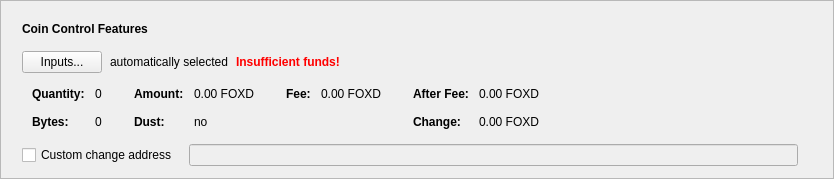
      <widget class="QFrame" name="frameCoinControl">
       <property name="sizePolicy">
        <sizepolicy hsizetype="Expanding" vsizetype="Fixed">
         <horstretch>0</horstretch>
         <verstretch>0</verstretch>
        </sizepolicy>
       </property>
       <property name="frameShape">
        <enum>QFrame::StyledPanel</enum>
       </property>
       <property name="frameShadow">
        <enum>QFrame::Raised</enum>
       </property>
       <layout class="QVBoxLayout" name="verticalLayout_2">
        <item>
         <layout class="QVBoxLayout" name="verticalLayoutCoinControl" stretch="0,0,0,0,0">
          <property name="spacing">
           <number>0</number>
          </property>
          <property name="sizeConstraint">
           <enum>QLayout::SetDefaultConstraint</enum>
          </property>
          <property name="leftMargin">
           <number>10</number>
          </property>
          <property name="topMargin">
           <number>10</number>
          </property>
          <item>
           <layout class="QHBoxLayout" name="horizontalLayoutCoinControl1">
            <property name="bottomMargin">
             <number>15</number>
            </property>
            <item>
             <widget class="QLabel" name="labelCoinControlFeatures">
              <property name="sizePolicy">
               <sizepolicy hsizetype="Preferred" vsizetype="Maximum">
                <horstretch>0</horstretch>
                <verstretch>0</verstretch>
               </sizepolicy>
              </property>
              <property name="font">
               <font>
                <weight>75</weight>
                <bold>true</bold>
               </font>
              </property>
              <property name="styleSheet">
               <string notr="true">font-weight:bold;</string>
              </property>
              <property name="text">
               <string>Coin Control Features</string>
              </property>
             </widget>
            </item>
           </layout>
          </item>
          <item>
           <layout class="QHBoxLayout" name="horizontalLayoutCoinControl2" stretch="0,0,0,0">
            <property name="spacing">
             <number>8</number>
            </property>
            <property name="bottomMargin">
             <number>10</number>
            </property>
            <item>
             <widget class="QPushButton" name="pushButtonCoinControl">
              <property name="styleSheet">
               <string notr="true"/>
              </property>
              <property name="text">
               <string>Inputs...</string>
              </property>
              <property name="autoDefault">
               <bool>false</bool>
              </property>
             </widget>
            </item>
            <item>
             <widget class="QLabel" name="labelCoinControlAutomaticallySelected">
              <property name="text">
               <string>automatically selected</string>
              </property>
              <property name="margin">
               <number>5</number>
              </property>
             </widget>
            </item>
            <item>
             <widget class="QLabel" name="labelCoinControlInsuffFunds">
              <property name="font">
               <font>
                <weight>75</weight>
                <bold>true</bold>
               </font>
              </property>
              <property name="styleSheet">
               <string notr="true">color:red;font-weight:bold;</string>
              </property>
              <property name="text">
               <string>Insufficient funds!</string>
              </property>
              <property name="margin">
               <number>5</number>
              </property>
             </widget>
            </item>
            <item>
             <spacer name="horizontalSpacerCoinControl">
              <property name="orientation">
               <enum>Qt::Horizontal</enum>
              </property>
              <property name="sizeHint" stdset="0">
               <size>
                <width>40</width>
                <height>1</height>
               </size>
              </property>
             </spacer>
            </item>
           </layout>
          </item>
          <item>
           <widget class="QWidget" name="widgetCoinControl" native="true">
            <property name="sizePolicy">
             <sizepolicy hsizetype="Preferred" vsizetype="Preferred">
              <horstretch>0</horstretch>
              <verstretch>0</verstretch>
             </sizepolicy>
            </property>
            <property name="minimumSize">
             <size>
              <width>0</width>
              <height>0</height>
             </size>
            </property>
            <property name="styleSheet">
             <string notr="true"/>
            </property>
            <layout class="QHBoxLayout" name="horizontalLayoutCoinControl5">
             <property name="leftMargin">
              <number>0</number>
             </property>
             <property name="topMargin">
              <number>0</number>
             </property>
             <property name="rightMargin">
              <number>0</number>
             </property>
             <property name="bottomMargin">
              <number>0</number>
             </property>
             <item>
              <layout class="QHBoxLayout" name="horizontalLayoutCoinControl3" stretch="0,0,0,1">
               <property name="spacing">
                <number>20</number>
               </property>
               <property name="topMargin">
                <number>0</number>
               </property>
               <property name="bottomMargin">
                <number>10</number>
               </property>
               <item>
                <layout class="QFormLayout" name="formLayoutCoinControl1">
                 <property name="horizontalSpacing">
                  <number>10</number>
                 </property>
                 <property name="verticalSpacing">
                  <number>14</number>
                 </property>
                 <property name="leftMargin">
                  <number>10</number>
                 </property>
                 <property name="topMargin">
                  <number>4</number>
                 </property>
                 <property name="rightMargin">
                  <number>6</number>
                 </property>
                 <item row="0" column="0">
                  <widget class="QLabel" name="labelCoinControlQuantityText">
                   <property name="font">
                    <font>
                     <weight>75</weight>
                     <bold>true</bold>
                    </font>
                   </property>
                   <property name="text">
                    <string>Quantity:</string>
                   </property>
                   <property name="margin">
                    <number>0</number>
                   </property>
                  </widget>
                 </item>
                 <item row="0" column="1">
                  <widget class="QLabel" name="labelCoinControlQuantity">
                   <property name="cursor">
                    <cursorShape>IBeamCursor</cursorShape>
                   </property>
                   <property name="contextMenuPolicy">
                    <enum>Qt::ActionsContextMenu</enum>
                   </property>
                   <property name="text">
                    <string notr="true">0</string>
                   </property>
                   <property name="margin">
                    <number>0</number>
                   </property>
                   <property name="textInteractionFlags">
                    <set>Qt::LinksAccessibleByMouse|Qt::TextSelectableByKeyboard|Qt::TextSelectableByMouse</set>
                   </property>
                  </widget>
                 </item>
                 <item row="1" column="0">
                  <widget class="QLabel" name="labelCoinControlBytesText">
                   <property name="font">
                    <font>
                     <weight>75</weight>
                     <bold>true</bold>
                    </font>
                   </property>
                   <property name="text">
                    <string>Bytes:</string>
                   </property>
                  </widget>
                 </item>
                 <item row="1" column="1">
                  <widget class="QLabel" name="labelCoinControlBytes">
                   <property name="cursor">
                    <cursorShape>IBeamCursor</cursorShape>
                   </property>
                   <property name="contextMenuPolicy">
                    <enum>Qt::ActionsContextMenu</enum>
                   </property>
                   <property name="text">
                    <string notr="true">0</string>
                   </property>
                   <property name="textInteractionFlags">
                    <set>Qt::LinksAccessibleByMouse|Qt::TextSelectableByKeyboard|Qt::TextSelectableByMouse</set>
                   </property>
                  </widget>
                 </item>
                </layout>
               </item>
               <item>
                <layout class="QFormLayout" name="formLayoutCoinControl2">
                 <property name="horizontalSpacing">
                  <number>10</number>
                 </property>
                 <property name="verticalSpacing">
                  <number>14</number>
                 </property>
                 <property name="leftMargin">
                  <number>6</number>
                 </property>
                 <property name="topMargin">
                  <number>4</number>
                 </property>
                 <property name="rightMargin">
                  <number>6</number>
                 </property>
                 <item row="0" column="0">
                  <widget class="QLabel" name="labelCoinControlAmountText">
                   <property name="font">
                    <font>
                     <weight>75</weight>
                     <bold>true</bold>
                    </font>
                   </property>
                   <property name="text">
                    <string>Amount:</string>
                   </property>
                   <property name="margin">
                    <number>0</number>
                   </property>
                  </widget>
                 </item>
                 <item row="0" column="1">
                  <widget class="QLabel" name="labelCoinControlAmount">
                   <property name="cursor">
                    <cursorShape>IBeamCursor</cursorShape>
                   </property>
                   <property name="contextMenuPolicy">
                    <enum>Qt::ActionsContextMenu</enum>
                   </property>
                   <property name="text">
                    <string notr="true">0.00 FOXD</string>
                   </property>
                   <property name="textInteractionFlags">
                    <set>Qt::LinksAccessibleByMouse|Qt::TextSelectableByKeyboard|Qt::TextSelectableByMouse</set>
                   </property>
                  </widget>
                 </item>
                 <item row="1" column="0">
                  <widget class="QLabel" name="labelCoinControlLowOutputText">
                   <property name="font">
                    <font>
                     <weight>75</weight>
                     <bold>true</bold>
                    </font>
                   </property>
                   <property name="text">
                    <string>Dust:</string>
                   </property>
                  </widget>
                 </item>
                 <item row="1" column="1">
                  <widget class="QLabel" name="labelCoinControlLowOutput">
                   <property name="cursor">
                    <cursorShape>IBeamCursor</cursorShape>
                   </property>
                   <property name="contextMenuPolicy">
                    <enum>Qt::ActionsContextMenu</enum>
                   </property>
                   <property name="text">
                    <string notr="true">no</string>
                   </property>
                   <property name="textInteractionFlags">
                    <set>Qt::LinksAccessibleByMouse|Qt::TextSelectableByKeyboard|Qt::TextSelectableByMouse</set>
                   </property>
                  </widget>
                 </item>
                </layout>
               </item>
               <item>
                <layout class="QFormLayout" name="formLayoutCoinControl3">
                 <property name="horizontalSpacing">
                  <number>10</number>
                 </property>
                 <property name="verticalSpacing">
                  <number>14</number>
                 </property>
                 <property name="leftMargin">
                  <number>6</number>
                 </property>
                 <property name="topMargin">
                  <number>4</number>
                 </property>
                 <property name="rightMargin">
                  <number>6</number>
                 </property>
                 <item row="0" column="0">
                  <widget class="QLabel" name="labelCoinControlFeeText">
                   <property name="font">
                    <font>
                     <weight>75</weight>
                     <bold>true</bold>
                    </font>
                   </property>
                   <property name="text">
                    <string>Fee:</string>
                   </property>
                   <property name="margin">
                    <number>0</number>
                   </property>
                  </widget>
                 </item>
                 <item row="0" column="1">
                  <widget class="QLabel" name="labelCoinControlFee">
                   <property name="cursor">
                    <cursorShape>IBeamCursor</cursorShape>
                   </property>
                   <property name="contextMenuPolicy">
                    <enum>Qt::ActionsContextMenu</enum>
                   </property>
                   <property name="text">
                    <string notr="true">0.00 FOXD</string>
                   </property>
                   <property name="textInteractionFlags">
                    <set>Qt::LinksAccessibleByMouse|Qt::TextSelectableByKeyboard|Qt::TextSelectableByMouse</set>
                   </property>
                  </widget>
                 </item>
                </layout>
               </item>
               <item>
                <layout class="QFormLayout" name="formLayoutCoinControl4">
                 <property name="horizontalSpacing">
                  <number>10</number>
                 </property>
                 <property name="verticalSpacing">
                  <number>14</number>
                 </property>
                 <property name="leftMargin">
                  <number>6</number>
                 </property>
                 <property name="topMargin">
                  <number>4</number>
                 </property>
                 <property name="rightMargin">
                  <number>6</number>
                 </property>
                 <item row="0" column="0">
                  <widget class="QLabel" name="labelCoinControlAfterFeeText">
                   <property name="font">
                    <font>
                     <weight>75</weight>
                     <bold>true</bold>
                    </font>
                   </property>
                   <property name="text">
                    <string>After Fee:</string>
                   </property>
                   <property name="margin">
                    <number>0</number>
                   </property>
                  </widget>
                 </item>
                 <item row="0" column="1">
                  <widget class="QLabel" name="labelCoinControlAfterFee">
                   <property name="cursor">
                    <cursorShape>IBeamCursor</cursorShape>
                   </property>
                   <property name="contextMenuPolicy">
                    <enum>Qt::ActionsContextMenu</enum>
                   </property>
                   <property name="text">
                    <string notr="true">0.00 FOXD</string>
                   </property>
                   <property name="textInteractionFlags">
                    <set>Qt::LinksAccessibleByMouse|Qt::TextSelectableByKeyboard|Qt::TextSelectableByMouse</set>
                   </property>
                  </widget>
                 </item>
                 <item row="1" column="0">
                  <widget class="QLabel" name="labelCoinControlChangeText">
                   <property name="font">
                    <font>
                     <weight>75</weight>
                     <bold>true</bold>
                    </font>
                   </property>
                   <property name="text">
                    <string>Change:</string>
                   </property>
                  </widget>
                 </item>
                 <item row="1" column="1">
                  <widget class="QLabel" name="labelCoinControlChange">
                   <property name="cursor">
                    <cursorShape>IBeamCursor</cursorShape>
                   </property>
                   <property name="contextMenuPolicy">
                    <enum>Qt::ActionsContextMenu</enum>
                   </property>
                   <property name="text">
                    <string notr="true">0.00 FOXD</string>
                   </property>
                   <property name="textInteractionFlags">
                    <set>Qt::LinksAccessibleByMouse|Qt::TextSelectableByKeyboard|Qt::TextSelectableByMouse</set>
                   </property>
                  </widget>
                 </item>
                </layout>
               </item>
              </layout>
             </item>
            </layout>
           </widget>
          </item>
          <item>
           <layout class="QHBoxLayout" name="horizontalLayoutCoinControl4" stretch="0,0,0">
            <property name="spacing">
             <number>12</number>
            </property>
            <property name="sizeConstraint">
             <enum>QLayout::SetDefaultConstraint</enum>
            </property>
            <property name="topMargin">
             <number>5</number>
            </property>
            <property name="rightMargin">
             <number>5</number>
            </property>
            <item>
             <widget class="QCheckBox" name="checkBoxCoinControlChange">
              <property name="toolTip">
               <string>If this is activated, but the change address is empty or invalid, change will be sent to a newly generated address.</string>
              </property>
              <property name="text">
               <string>Custom change address</string>
              </property>
             </widget>
            </item>
            <item>
             <widget class="QValidatedLineEdit" name="lineEditCoinControlChange">
              <property name="enabled">
               <bool>false</bool>
              </property>
              <property name="sizePolicy">
               <sizepolicy hsizetype="Expanding" vsizetype="Fixed">
                <horstretch>0</horstretch>
                <verstretch>0</verstretch>
               </sizepolicy>
              </property>
             </widget>
            </item>
            <item>
             <widget class="QLabel" name="labelCoinControlChangeLabel">
              <property name="sizePolicy">
               <sizepolicy hsizetype="Preferred" vsizetype="Expanding">
                <horstretch>0</horstretch>
                <verstretch>0</verstretch>
               </sizepolicy>
              </property>
              <property name="minimumSize">
               <size>
                <width>0</width>
                <height>0</height>
               </size>
              </property>
              <property name="text">
               <string/>
              </property>
              <property name="margin">
               <number>3</number>
              </property>
             </widget>
            </item>
           </layout>
          </item>
          <item>
           <spacer name="verticalSpacerCoinControl">
            <property name="orientation">
             <enum>Qt::Vertical</enum>
            </property>
            <property name="sizeType">
             <enum>QSizePolicy::Expanding</enum>
            </property>
            <property name="sizeHint" stdset="0">
             <size>
              <width>800</width>
              <height>1</height>
             </size>
            </property>
           </spacer>
          </item>
         </layout>
        </item>
       </layout>
      </widget>
